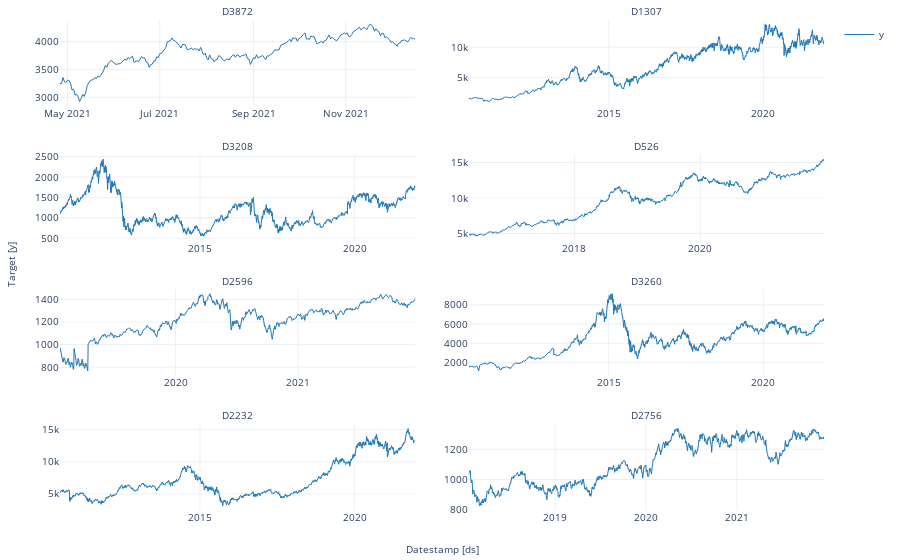

Source (notebook cell):
### Code cell
StatsForecast.plot(Y_df)

### Figure 1 — Plotly figure (JSON) as saved in the notebook; plotly's stock layout.template omitted (floating-point values rounded to 4 significant figures; data arrays with more than 128 entries replaced by an {"elided": "..."} marker saying what was removed)
{"data": [{"legendgroup": "y", "line": {"color": "#1f77b4", "width": 1}, "mode": "lines", "name": "y", "showlegend": true, "type": "scatter", "x": {"elided": "236 str values"}, "xaxis": "x", "y": {"elided": "236 float values"}, "yaxis": "y"}, {"legendgroup": "y", "line": {"color": "#1f77b4", "width": 1}, "mode": "lines", "name": "y", "showlegend": false, "type": "scatter", "x": {"elided": "4197 str values"}, "xaxis": "x2", "y": {"elided": "4197 float values"}, "yaxis": "y2"}, {"legendgroup": "y", "line": {"color": "#1f77b4", "width": 1}, "mode": "lines", "name": "y", "showlegend": false, "type": "scatter", "x": {"elided": "4197 str values"}, "xaxis": "x3", "y": {"elided": "4197 float values"}, "yaxis": "y3"}, {"legendgroup": "y", "line": {"color": "#1f77b4", "width": 1}, "mode": "lines", "name": "y", "showlegend": false, "type": "scatter", "x": {"elided": "2059 str values"}, "xaxis": "x4", "y": {"elided": "2059 float values"}, "yaxis": "y4"}, {"legendgroup": "y", "line": {"color": "#1f77b4", "width": 1}, "mode": "lines", "name": "y", "showlegend": false, "type": "scatter", "x": {"elided": "1062 str values"}, "xaxis": "x5", "y": {"elided": "1062 float values"}, "yaxis": "y5"}, {"legendgroup": "y", "line": {"color": "#1f77b4", "width": 1}, "mode": "lines", "name": "y", "showlegend": false, "type": "scatter", "x": {"elided": "4195 str values"}, "xaxis": "x6", "y": {"elided": "4195 float values"}, "yaxis": "y6"}, {"legendgroup": "y", "line": {"color": "#1f77b4", "width": 1}, "mode": "lines", "name": "y", "showlegend": false, "type": "scatter", "x": {"elided": "4196 str values"}, "xaxis": "x7", "y": {"elided": "4196 float values"}, "yaxis": "y7"}, {"legendgroup": "y", "line": {"color": "#1f77b4", "width": 1}, "mode": "lines", "name": "y", "showlegend": false, "type": "scatter", "x": {"elided": "1430 str values"}, "xaxis": "x8", "y": {"elided": "1430 float values"}, "yaxis": "y8"}], "layout": {"annotations": [{"font": {"size": 10}, "showarrow": false, "text": "D3872", "x": 0.2325, "xanchor": "center", "xref": "paper", "y": 1, "yanchor": "bottom", "yref": "paper"}, {"font": {"size": 10}, "showarrow": false, "text": "D1307", "x": 0.7675, "xanchor": "center", "xref": "paper", "y": 1, "yanchor": "bottom", "yref": "paper"}, {"font": {"size": 10}, "showarrow": false, "text": "D3208", "x": 0.2325, "xanchor": "center", "xref": "paper", "y": 0.725, "yanchor": "bottom", "yref": "paper"}, {"font": {"size": 10}, "showarrow": false, "text": "D526", "x": 0.7675, "xanchor": "center", "xref": "paper", "y": 0.725, "yanchor": "bottom", "yref": "paper"}, {"font": {"size": 10}, "showarrow": false, "text": "D2596", "x": 0.2325, "xanchor": "center", "xref": "paper", "y": 0.45, "yanchor": "bottom", "yref": "paper"}, {"font": {"size": 10}, "showarrow": false, "text": "D3260", "x": 0.7675, "xanchor": "center", "xref": "paper", "y": 0.45, "yanchor": "bottom", "yref": "paper"}, {"font": {"size": 10}, "showarrow": false, "text": "D2232", "x": 0.2325, "xanchor": "center", "xref": "paper", "y": 0.175, "yanchor": "bottom", "yref": "paper"}, {"font": {"size": 10}, "showarrow": false, "text": "D2756", "x": 0.7675, "xanchor": "center", "xref": "paper", "y": 0.175, "yanchor": "bottom", "yref": "paper"}, {"font": {"size": 10}, "showarrow": false, "text": "Datestamp [ds]", "x": 0.5, "xanchor": "center", "xref": "paper", "y": 0, "yanchor": "top", "yref": "paper", "yshift": -30}, {"font": {"size": 10}, "showarrow": false, "text": "Target [y]", "textangle": -90, "x": 0, "xanchor": "right", "xref": "paper", "xshift": -40, "y": 0.5, "yanchor": "middle", "yref": "paper"}], "autosize": true, "font": {"size": 10}, "margin": {"b": 50, "l": 60, "r": 10, "t": 20}, "xaxis": {"anchor": "y", "autorange": true, "domain": [0, 0.465], "range": ["2021-04-26", "2021-12-17"], "showticklabels": true, "type": "date", "visible": true}, "xaxis2": {"anchor": "y2", "autorange": true, "domain": [0.535, 1.0], "range": ["2010-06-22", "2021-12-17"], "showticklabels": true, "type": "date", "visible": true}, "xaxis3": {"anchor": "y3", "autorange": true, "domain": [0, 0.465], "range": ["2010-06-22", "2021-12-17"], "showticklabels": true, "type": "date", "visible": true}, "xaxis4": {"anchor": "y4", "autorange": true, "domain": [0.535, 1.0], "range": ["2016-04-29", "2021-12-17"], "showticklabels": true, "type": "date", "visible": true}, "xaxis5": {"anchor": "y5", "autorange": true, "domain": [0, 0.465], "range": ["2019-01-21", "2021-12-17"], "showticklabels": true, "type": "date", "visible": true}, "xaxis6": {"anchor": "y6", "autorange": true, "domain": [0.535, 1.0], "range": ["2010-06-24", "2021-12-17"], "showticklabels": true, "type": "date", "visible": true}, "xaxis7": {"anchor": "y7", "autorange": true, "domain": [0, 0.465], "range": ["2010-06-23", "2021-12-17"], "showticklabels": true, "type": "date", "visible": true}, "xaxis8": {"anchor": "y8", "autorange": true, "domain": [0.535, 1.0], "range": ["2018-01-18", "2021-12-17"], "showticklabels": true, "type": "date", "visible": true}, "yaxis": {"anchor": "x", "autorange": true, "domain": [0.825, 1], "range": [2846.0, 4390.0], "type": "linear"}, "yaxis2": {"anchor": "x2", "autorange": true, "domain": [0.825, 1], "range": [361.5, 14470.0], "type": "linear"}, "yaxis3": {"anchor": "x3", "autorange": true, "domain": [0.55, 0.725], "range": [439.3, 2547.0], "type": "linear"}, "yaxis4": {"anchor": "x4", "autorange": true, "domain": [0.55, 0.725], "range": [4010.0, 16100.0], "type": "linear"}, "yaxis5": {"anchor": "x5", "autorange": true, "domain": [0.275, 0.45], "range": [729.0, 1487.0], "type": "linear"}, "yaxis6": {"anchor": "x6", "autorange": true, "domain": [0.275, 0.45], "range": [682.2, 9594.0], "type": "linear"}, "yaxis7": {"anchor": "x7", "autorange": true, "domain": [0, 0.175], "range": [2507.0, 15840.0], "type": "linear"}, "yaxis8": {"anchor": "x8", "autorange": true, "domain": [0, 0.175], "range": [797.9, 1366.0], "type": "linear"}}}
